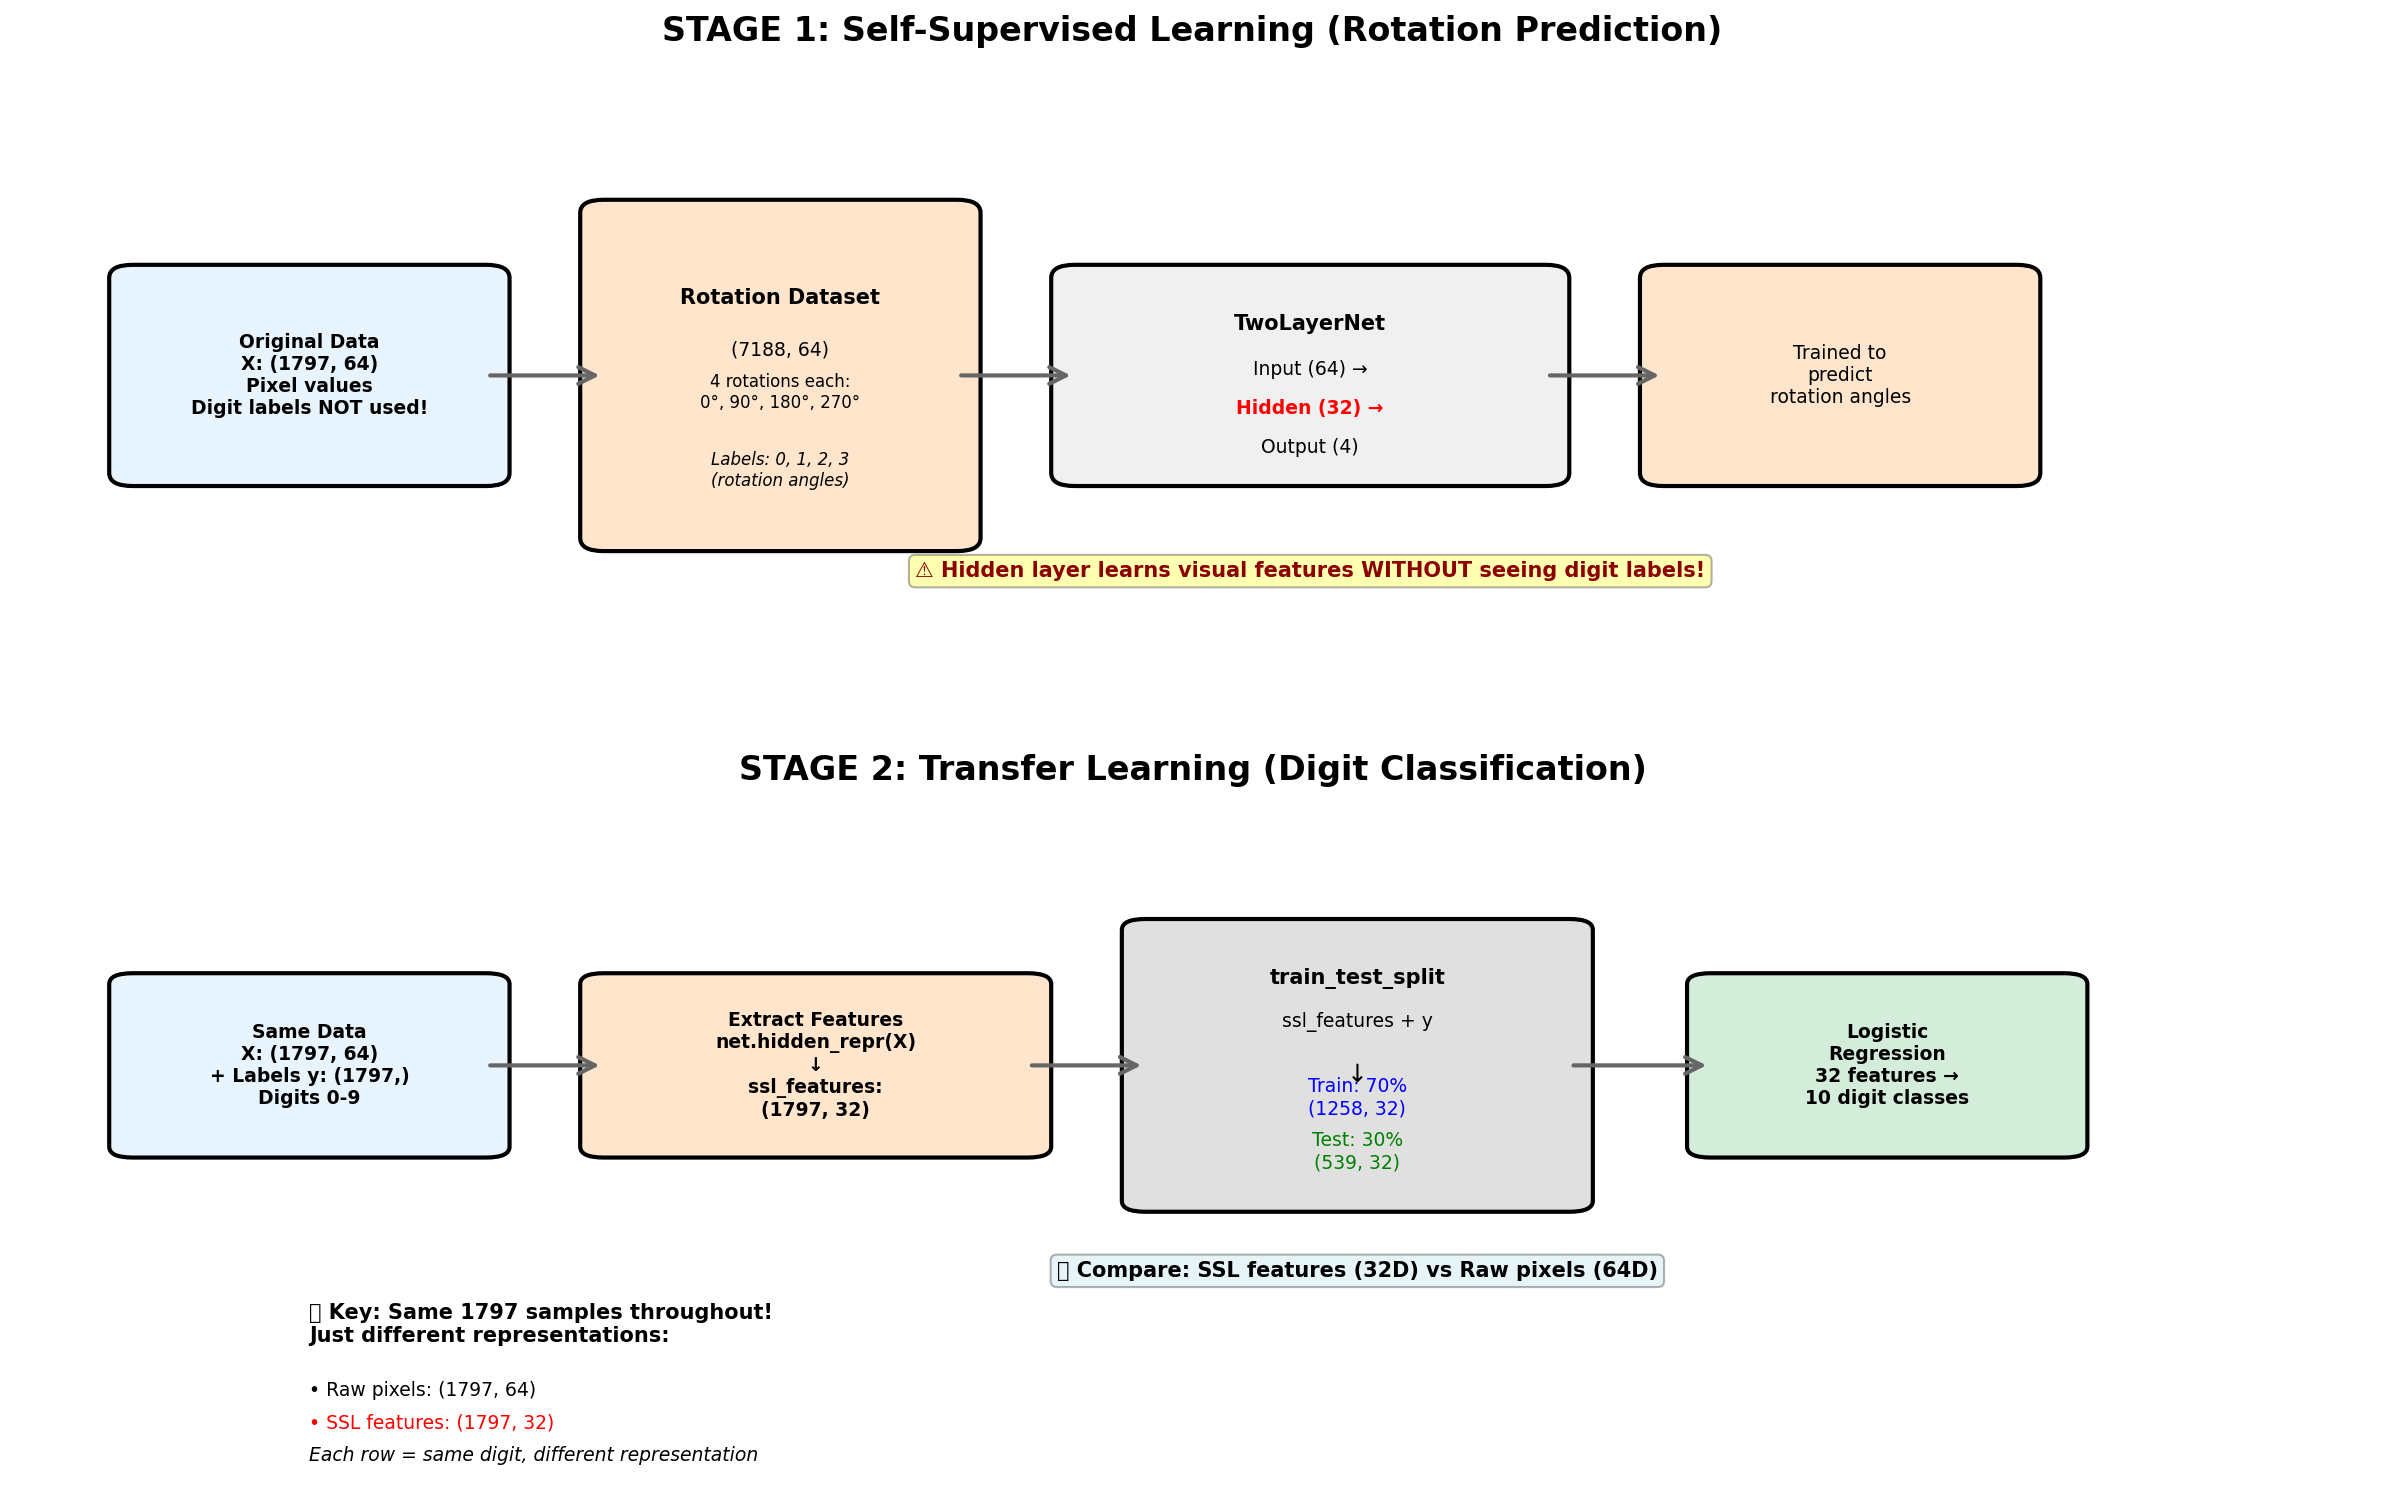

Write Python code to recreate this figure.
import matplotlib.pyplot as plt
import matplotlib.patches as patches
from matplotlib.patches import FancyBboxPatch, FancyArrowPatch
import numpy as np

# Create figure with subplots for the two stages
fig = plt.figure(figsize=(16, 10))

# Define colors
color_data = '#E8F4FD'
color_ssl = '#FFE5CC'
color_transfer = '#D4EDDA'
color_arrow = '#666666'

# ========== STAGE 1: SSL PRETEXT TASK ==========
ax1 = plt.subplot(2, 1, 1)
ax1.set_xlim(0, 10)
ax1.set_ylim(0, 5)
ax1.axis('off')
ax1.set_title('STAGE 1: Self-Supervised Learning (Rotation Prediction)', fontsize=16, fontweight='bold', pad=20)

# Original Data
data_box = FancyBboxPatch((0.5, 2), 1.5, 1.5, 
                          boxstyle="round,pad=0.1", 
                          facecolor=color_data, 
                          edgecolor='black', linewidth=2)
ax1.add_patch(data_box)
ax1.text(1.25, 2.75, 'Original Data\nX: (1797, 64)\nPixel values\nDigit labels NOT used!', 
         ha='center', va='center', fontsize=9, fontweight='bold')

# Rotation Dataset (4x expanded)
rot_box = FancyBboxPatch((2.5, 1.5), 1.5, 2.5,
                         boxstyle="round,pad=0.1",
                         facecolor=color_ssl,
                         edgecolor='black', linewidth=2)
ax1.add_patch(rot_box)
ax1.text(3.25, 3.3, 'Rotation Dataset', ha='center', fontweight='bold', fontsize=10)
ax1.text(3.25, 2.9, '(7188, 64)', ha='center', fontsize=9)
ax1.text(3.25, 2.5, '4 rotations each:\n0°, 90°, 180°, 270°', ha='center', fontsize=8)
ax1.text(3.25, 1.9, 'Labels: 0, 1, 2, 3\n(rotation angles)', ha='center', fontsize=8, style='italic')

# Neural Network
nn_box = FancyBboxPatch((4.5, 2), 2, 1.5,
                        boxstyle="round,pad=0.1",
                        facecolor='#F0F0F0',
                        edgecolor='black', linewidth=2)
ax1.add_patch(nn_box)
ax1.text(5.5, 3.1, 'TwoLayerNet', ha='center', fontweight='bold', fontsize=10)
ax1.text(5.5, 2.75, 'Input (64) →', ha='center', fontsize=9)
ax1.text(5.5, 2.45, 'Hidden (32) →', ha='center', fontsize=9, color='red', fontweight='bold')
ax1.text(5.5, 2.15, 'Output (4)', ha='center', fontsize=9)

# Trained on Rotation
train_box = FancyBboxPatch((7, 2), 1.5, 1.5,
                          boxstyle="round,pad=0.1",
                          facecolor=color_ssl,
                          edgecolor='black', linewidth=2)
ax1.add_patch(train_box)
ax1.text(7.75, 2.75, 'Trained to\npredict\nrotation angles', ha='center', va='center', fontsize=9)

# Arrows for Stage 1
arrow1 = FancyArrowPatch((2, 2.75), (2.5, 2.75), 
                        connectionstyle="arc3", 
                        arrowstyle='->', mutation_scale=20, 
                        color=color_arrow, linewidth=2)
ax1.add_patch(arrow1)

arrow2 = FancyArrowPatch((4, 2.75), (4.5, 2.75),
                        connectionstyle="arc3",
                        arrowstyle='->', mutation_scale=20,
                        color=color_arrow, linewidth=2)
ax1.add_patch(arrow2)

arrow3 = FancyArrowPatch((6.5, 2.75), (7, 2.75),
                        connectionstyle="arc3",
                        arrowstyle='->', mutation_scale=20,
                        color=color_arrow, linewidth=2)
ax1.add_patch(arrow3)

# Add important note
ax1.text(5.5, 1.2, '⚠️ Hidden layer learns visual features WITHOUT seeing digit labels!', 
         ha='center', fontsize=10, color='darkred', fontweight='bold',
         bbox=dict(boxstyle="round,pad=0.3", facecolor='yellow', alpha=0.3))

# ========== STAGE 2: TRANSFER LEARNING ==========
ax2 = plt.subplot(2, 1, 2)
ax2.set_xlim(0, 10)
ax2.set_ylim(0, 6)
ax2.axis('off')
ax2.set_title('STAGE 2: Transfer Learning (Digit Classification)', fontsize=16, fontweight='bold', pad=20)

# Original Data Again
data_box2 = FancyBboxPatch((0.5, 3), 1.5, 1.5,
                          boxstyle="round,pad=0.1",
                          facecolor=color_data,
                          edgecolor='black', linewidth=2)
ax2.add_patch(data_box2)
ax2.text(1.25, 3.75, 'Same Data\nX: (1797, 64)\n+ Labels y: (1797,)\nDigits 0-9', 
         ha='center', va='center', fontsize=9, fontweight='bold')

# Feature Extraction
extract_box = FancyBboxPatch((2.5, 3), 1.8, 1.5,
                            boxstyle="round,pad=0.1",
                            facecolor='#FFE5CC',
                            edgecolor='black', linewidth=2)
ax2.add_patch(extract_box)
ax2.text(3.4, 3.75, 'Extract Features\nnet.hidden_repr(X)\n↓\nssl_features:\n(1797, 32)', 
         ha='center', va='center', fontsize=9, fontweight='bold')

# Train/Test Split
split_box = FancyBboxPatch((4.8, 2.5), 1.8, 2.5,
                          boxstyle="round,pad=0.1",
                          facecolor='#E0E0E0',
                          edgecolor='black', linewidth=2)
ax2.add_patch(split_box)
ax2.text(5.7, 4.5, 'train_test_split', ha='center', fontweight='bold', fontsize=10)
ax2.text(5.7, 4.1, 'ssl_features + y', ha='center', fontsize=9)
ax2.text(5.7, 3.6, '↓', ha='center', fontsize=12)
ax2.text(5.7, 3.3, 'Train: 70%\n(1258, 32)', ha='center', fontsize=9, color='blue')
ax2.text(5.7, 2.8, 'Test: 30%\n(539, 32)', ha='center', fontsize=9, color='green')

# Logistic Regression
lr_box = FancyBboxPatch((7.2, 3), 1.5, 1.5,
                        boxstyle="round,pad=0.1",
                        facecolor=color_transfer,
                        edgecolor='black', linewidth=2)
ax2.add_patch(lr_box)
ax2.text(7.95, 3.75, 'Logistic\nRegression\n32 features →\n10 digit classes', 
         ha='center', va='center', fontsize=9, fontweight='bold')

# Arrows for Stage 2
arrow4 = FancyArrowPatch((2, 3.75), (2.5, 3.75),
                        connectionstyle="arc3",
                        arrowstyle='->', mutation_scale=20,
                        color=color_arrow, linewidth=2)
ax2.add_patch(arrow4)

arrow5 = FancyArrowPatch((4.3, 3.75), (4.8, 3.75),
                        connectionstyle="arc3",
                        arrowstyle='->', mutation_scale=20,
                        color=color_arrow, linewidth=2)
ax2.add_patch(arrow5)

arrow6 = FancyArrowPatch((6.6, 3.75), (7.2, 3.75),
                        connectionstyle="arc3",
                        arrowstyle='->', mutation_scale=20,
                        color=color_arrow, linewidth=2)
ax2.add_patch(arrow6)

# Comparison Note
ax2.text(5.7, 1.8, '📊 Compare: SSL features (32D) vs Raw pixels (64D)', 
         ha='center', fontsize=10, fontweight='bold',
         bbox=dict(boxstyle="round,pad=0.3", facecolor='lightblue', alpha=0.3))

# Key insight boxes
ax2.text(1.25, 1.2, '💡 Key: Same 1797 samples throughout!\nJust different representations:', 
         ha='left', fontsize=10, fontweight='bold')
ax2.text(1.25, 0.7, '• Raw pixels: (1797, 64)', ha='left', fontsize=9)
ax2.text(1.25, 0.4, '• SSL features: (1797, 32)', ha='left', fontsize=9, color='red')
ax2.text(1.25, 0.1, 'Each row = same digit, different representation', ha='left', fontsize=9, style='italic')

plt.tight_layout()
plt.savefig('/home/thh3/work/SSNN_lab/ssl_transfer_diagram.png', dpi=150, bbox_inches='tight')
plt.show()

print("Diagram saved as ssl_transfer_diagram.png")